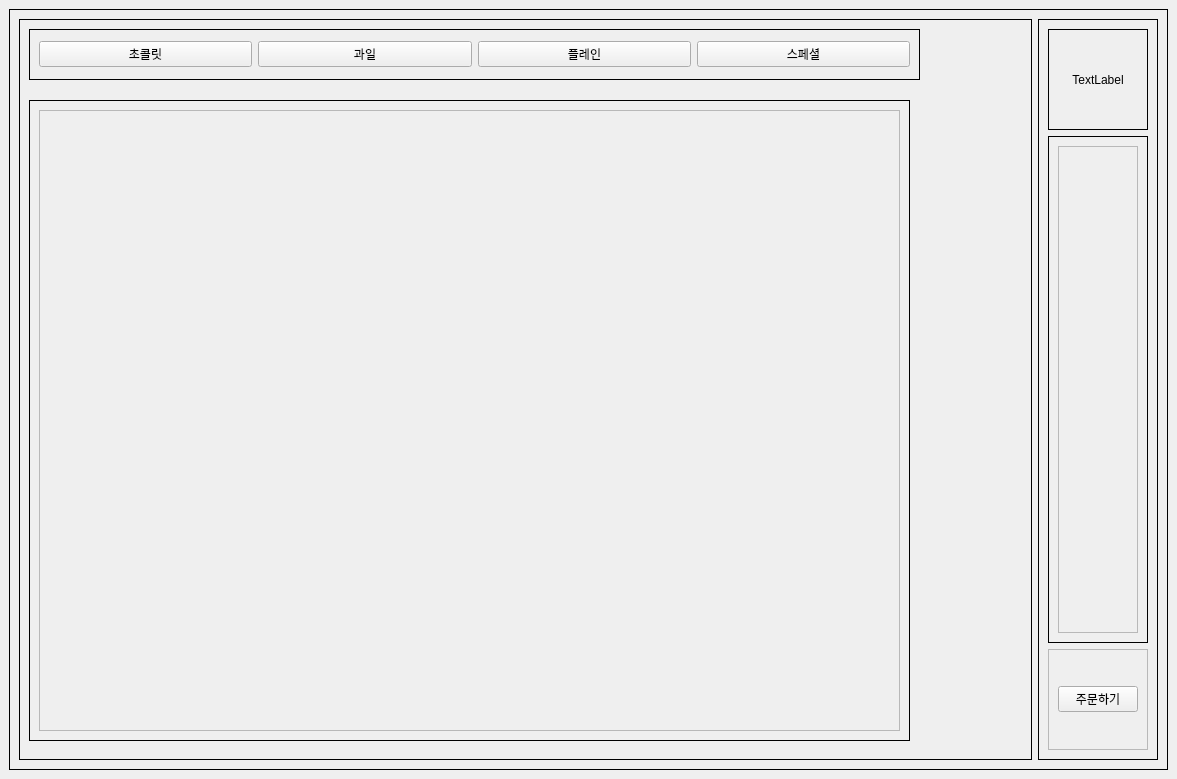
<?xml version="1.0" encoding="UTF-8"?>
<ui version="4.0">
 <class>MainWindow</class>
 <widget class="QMainWindow" name="MainWindow">
  <property name="geometry">
   <rect>
    <x>0</x>
    <y>0</y>
    <width>1177</width>
    <height>779</height>
   </rect>
  </property>
  <property name="windowTitle">
   <string>MainWindow</string>
  </property>
  <widget class="QWidget" name="centralwidget">
   <layout class="QVBoxLayout" name="verticalLayout">
    <item>
     <widget class="QStackedWidget" name="stackedWidget">
      <property name="frameShape">
       <enum>QFrame::Box</enum>
      </property>
      <property name="currentIndex">
       <number>1</number>
      </property>
      <widget class="QWidget" name="page_initial">
       <widget class="QLabel" name="ad">
        <property name="geometry">
         <rect>
          <x>270</x>
          <y>380</y>
          <width>67</width>
          <height>17</height>
         </rect>
        </property>
        <property name="text">
         <string>TextLabel</string>
        </property>
       </widget>
      </widget>
      <widget class="QWidget" name="page_main">
       <layout class="QHBoxLayout" name="horizontalLayout_2">
        <item>
         <widget class="QFrame" name="frame_15">
          <property name="sizePolicy">
           <sizepolicy hsizetype="Expanding" vsizetype="Preferred">
            <horstretch>8</horstretch>
            <verstretch>0</verstretch>
           </sizepolicy>
          </property>
          <property name="frameShape">
           <enum>QFrame::Box</enum>
          </property>
          <property name="frameShadow">
           <enum>QFrame::Plain</enum>
          </property>
          <widget class="QFrame" name="frame">
           <property name="geometry">
            <rect>
             <x>10</x>
             <y>10</y>
             <width>891</width>
             <height>51</height>
            </rect>
           </property>
           <property name="sizePolicy">
            <sizepolicy hsizetype="Preferred" vsizetype="Expanding">
             <horstretch>0</horstretch>
             <verstretch>10</verstretch>
            </sizepolicy>
           </property>
           <property name="frameShape">
            <enum>QFrame::Box</enum>
           </property>
           <property name="frameShadow">
            <enum>QFrame::Plain</enum>
           </property>
           <layout class="QHBoxLayout" name="horizontalLayout">
            <item>
             <widget class="QPushButton" name="category_btn1">
              <property name="text">
               <string>초콜릿</string>
              </property>
             </widget>
            </item>
            <item>
             <widget class="QPushButton" name="category_btn2">
              <property name="text">
               <string>과일</string>
              </property>
             </widget>
            </item>
            <item>
             <widget class="QPushButton" name="category_btn3">
              <property name="text">
               <string>플레인</string>
              </property>
             </widget>
            </item>
            <item>
             <widget class="QPushButton" name="category_btn4">
              <property name="text">
               <string>스페셜</string>
              </property>
             </widget>
            </item>
           </layout>
          </widget>
          <widget class="QFrame" name="menu_frame">
           <property name="geometry">
            <rect>
             <x>10</x>
             <y>81</y>
             <width>881</width>
             <height>641</height>
            </rect>
           </property>
           <property name="sizePolicy">
            <sizepolicy hsizetype="Preferred" vsizetype="Expanding">
             <horstretch>0</horstretch>
             <verstretch>100</verstretch>
            </sizepolicy>
           </property>
           <property name="frameShape">
            <enum>QFrame::Box</enum>
           </property>
           <property name="frameShadow">
            <enum>QFrame::Plain</enum>
           </property>
           <layout class="QGridLayout" name="gridLayout">
            <item row="0" column="0">
             <widget class="QScrollArea" name="menu_area">
              <property name="widgetResizable">
               <bool>true</bool>
              </property>
              <widget class="QWidget" name="scrollAreaWidgetContents_2">
               <property name="geometry">
                <rect>
                 <x>0</x>
                 <y>0</y>
                 <width>859</width>
                 <height>619</height>
                </rect>
               </property>
              </widget>
             </widget>
            </item>
           </layout>
          </widget>
         </widget>
        </item>
        <item>
         <widget class="QFrame" name="frame_14">
          <property name="sizePolicy">
           <sizepolicy hsizetype="Fixed" vsizetype="Preferred">
            <horstretch>0</horstretch>
            <verstretch>0</verstretch>
           </sizepolicy>
          </property>
          <property name="frameShape">
           <enum>QFrame::Box</enum>
          </property>
          <property name="frameShadow">
           <enum>QFrame::Plain</enum>
          </property>
          <layout class="QVBoxLayout" name="verticalLayout_10">
           <item>
            <widget class="QFrame" name="frame_11">
             <property name="sizePolicy">
              <sizepolicy hsizetype="Preferred" vsizetype="Expanding">
               <horstretch>0</horstretch>
               <verstretch>2</verstretch>
              </sizepolicy>
             </property>
             <property name="frameShape">
              <enum>QFrame::Box</enum>
             </property>
             <property name="frameShadow">
              <enum>QFrame::Plain</enum>
             </property>
             <layout class="QVBoxLayout" name="verticalLayout_12">
              <item>
               <widget class="QLabel" name="logo_label">
                <property name="text">
                 <string>TextLabel</string>
                </property>
                <property name="alignment">
                 <set>Qt::AlignCenter</set>
                </property>
               </widget>
              </item>
             </layout>
            </widget>
           </item>
           <item>
            <widget class="QFrame" name="cart_frame">
             <property name="sizePolicy">
              <sizepolicy hsizetype="Preferred" vsizetype="Expanding">
               <horstretch>0</horstretch>
               <verstretch>10</verstretch>
              </sizepolicy>
             </property>
             <property name="frameShape">
              <enum>QFrame::Box</enum>
             </property>
             <property name="frameShadow">
              <enum>QFrame::Plain</enum>
             </property>
             <layout class="QVBoxLayout" name="verticalLayout_2">
              <item>
               <widget class="QScrollArea" name="cart_area">
                <property name="widgetResizable">
                 <bool>true</bool>
                </property>
                <widget class="QWidget" name="scrollAreaWidgetContents">
                 <property name="geometry">
                  <rect>
                   <x>0</x>
                   <y>0</y>
                   <width>78</width>
                   <height>485</height>
                  </rect>
                 </property>
                </widget>
               </widget>
              </item>
             </layout>
            </widget>
           </item>
           <item>
            <widget class="QFrame" name="frame_13">
             <property name="sizePolicy">
              <sizepolicy hsizetype="Preferred" vsizetype="Expanding">
               <horstretch>0</horstretch>
               <verstretch>2</verstretch>
              </sizepolicy>
             </property>
             <property name="frameShape">
              <enum>QFrame::StyledPanel</enum>
             </property>
             <property name="frameShadow">
              <enum>QFrame::Raised</enum>
             </property>
             <layout class="QVBoxLayout" name="verticalLayout_11">
              <item>
               <widget class="QPushButton" name="buy_btn">
                <property name="text">
                 <string>주문하기</string>
                </property>
               </widget>
              </item>
             </layout>
            </widget>
           </item>
          </layout>
         </widget>
        </item>
       </layout>
      </widget>
     </widget>
    </item>
   </layout>
  </widget>
 </widget>
 <resources/>
 <connections/>
</ui>
